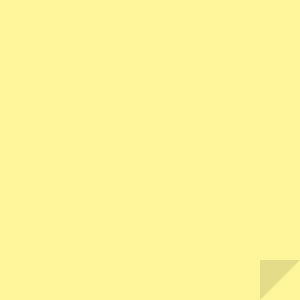
Frame 1 (no input)
Frame 60 (the mouse pressed at the canvas centre just before this capture): identical to frame 1, image omitted
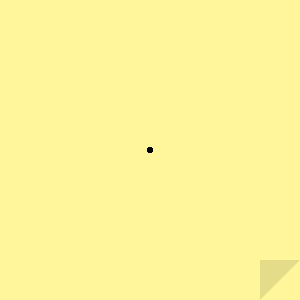
Frame 120 (the mouse held since frame 60 and released just before this capture)

The Processing sketch that drew these frames (run headless with seeded random() and noise(); from frame 60 on, the mouse is pressed at the canvas centre):

// Processing sketch: processing_41067
// ── processing_41067.pde



void setup() {
  noStroke();
  smooth();
  size(300, 300);
  fill(255, 245, 155);
  rect(0, 0, width, height);
}

void draw() {
  if (mousePressed) {
    fill(0);
    ellipse(mouseX, mouseY, 5, 5);
  }

  if (mouseButton == RIGHT && mousePressed) {
    fill(255, 245, 155);
    ellipse(mouseX, mouseY, 10, 10);
  }
  fill(255, 245, 155);
  rect(260, 260, 40, 40);
  fill(229, 220, 138);
  triangle(260, 260, height, 260, 260, height);
}

void mouseClicked() {
  if (mouseX>260 && mouseY>260) {
    fill(255, 245, 155);
    rect(0, 0, width, height);
    fill(255, 245, 155);
    rect(260, 260, 40, 40);
    fill(229, 220, 138);
    triangle(260, 260, height, 260, 260, height);
  }
}
